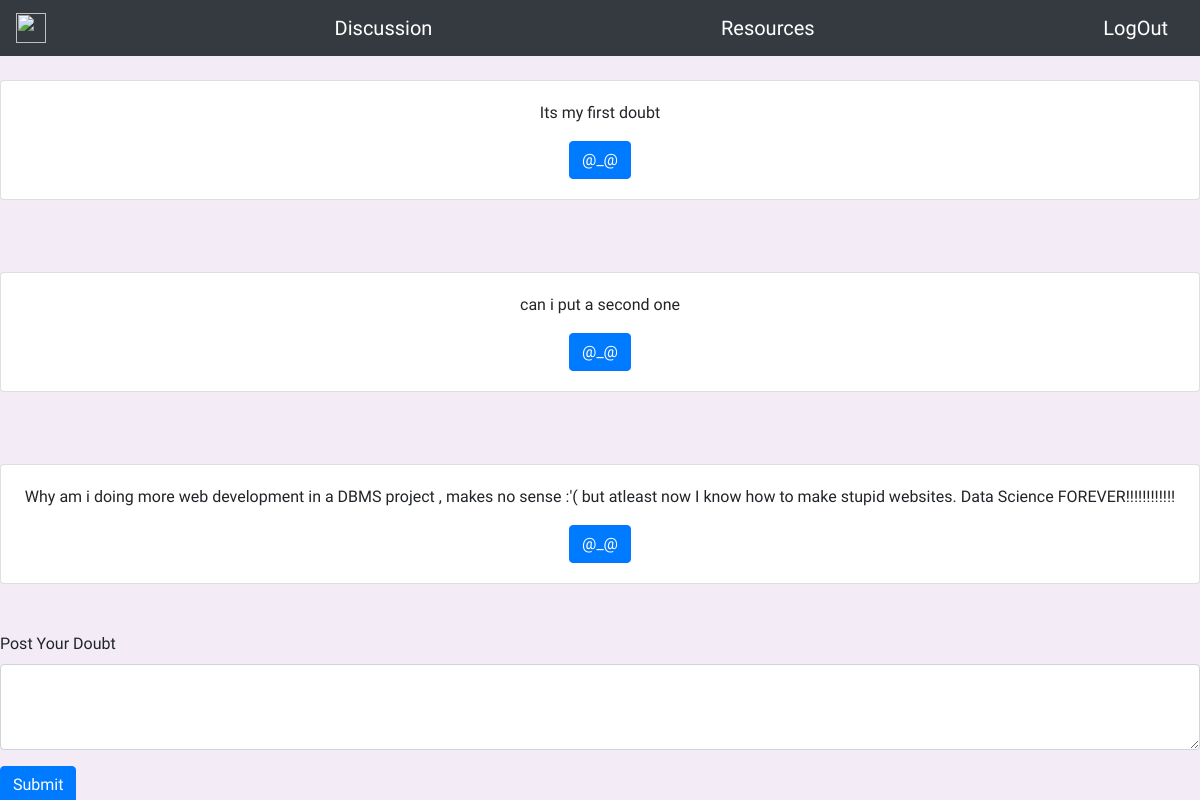
The app's page /doubts/DBMS (signed in), older data.
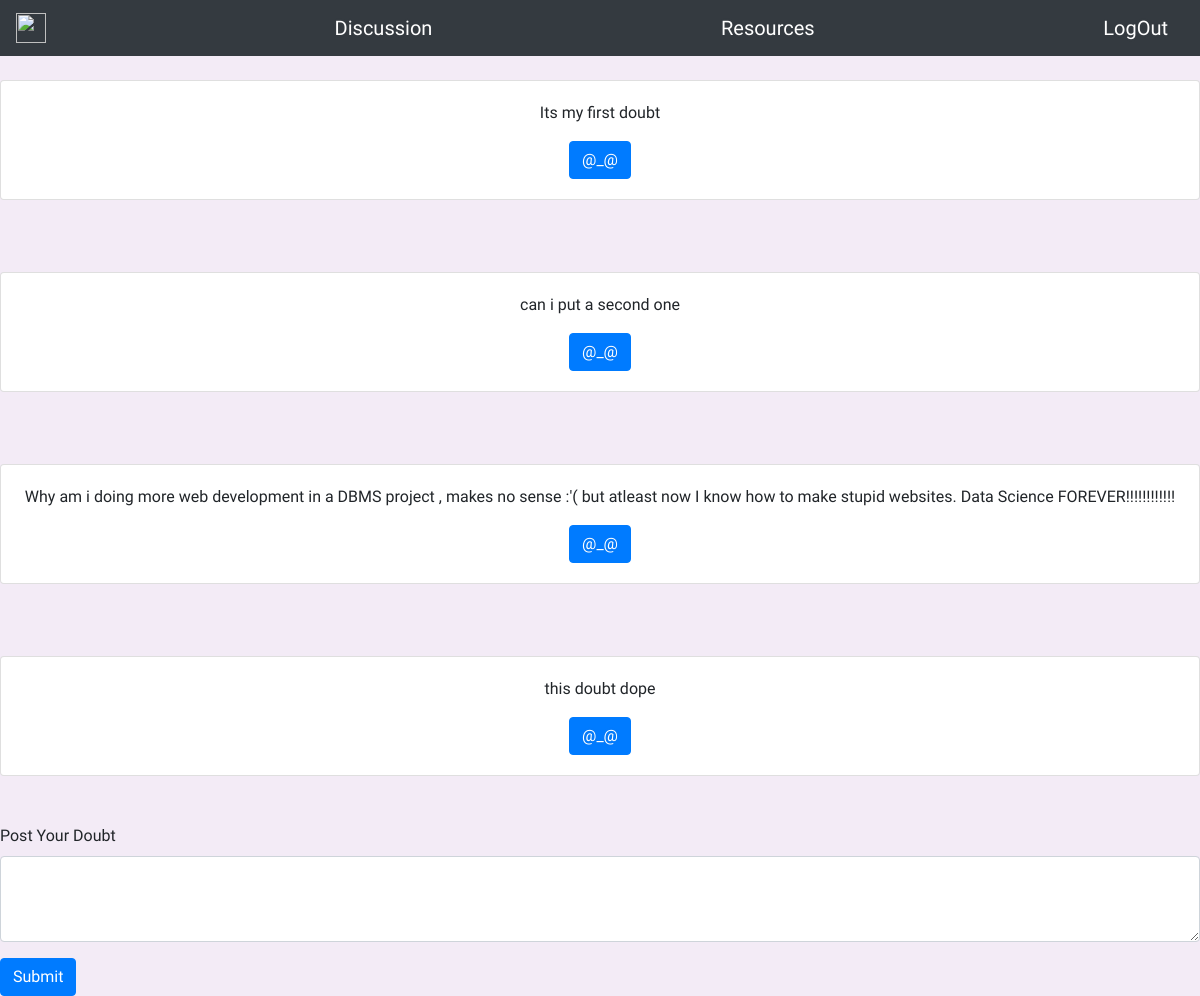
The same page, newer data.
### tables this page shows
CREATE TABLE discussion(
             
             doubt_id INTEGER PRIMARY KEY AUTOINCREMENT,
             doubt TEXT,
             asked_by TEXT,
             subject_id TEXT,
             time_posted timestamp,
             FOREIGN KEY(asked_by) REFERENCES student_details(username),
             FOREIGN KEY(subject_id) REFERENCES subjects(_id)
               
);

### runner.py (the view, shortened to what this page needs)
@app.route('/doubts')
@app.route('/doubts/<subject>',methods=['GET',"POST"])
@app.route('/doubts/<subject>/<int:doubt_id>',methods=['GET',"POST"])
def doubts(subject=None , doubt_id=None):
    user=session['username']
    courses_enrolled= dm.get_user_subjects(user,session['account_type'])
    doubts=None
    comments=None
    cur_doubt=None
    upvote_status=None
    comments_liked = None
    if request.method=='GET':
        if subject is not None:
            doubts= dm.get_questions(subject)
        return render_template('doubts.html',subject=subject,courses=courses_enrolled,doubts=doubts,doubt_id=doubt_id,account_type=session['account_type'],comments=comments,cur_doubt=cur_doubt,upvote_status=upvote_status,comments_liked=comments_liked)

### database_management.py (called while the page is built)
def get_user_subjects(name,account_type):
    cur=connection.cursor()
    if account_type=='student':
        cur.execute('SELECT _id FROM student_details JOIN subjects ON student_details.branch=subjects.branch AND student_details.semester = subjects.semester WHERE username=(?);',(name,))
        result=cur.fetchall()
    else:
        cur.execute('SELECt subject_id FROM teaches WHERE username=(?)',(name,))
        result=cur.fetchall()
    return result

def get_questions(sub):
    cur = connection.cursor()
    cur.execute("SELECT doubt_id , doubt FROM discussion WHERE subject_id=(?)",(sub,))
    result= cur.fetchall()
    return result

### templates/doubts.html (shortened to what this page needs)
{% extends "login_home.html" %}
    {% block content %}
        {% if subject  != None and doubt_id == None %}
            {% for doubt in doubts%}
            <center>
                <div class="card">
                    <div class="card-body">
                      <p class="card-text">{{doubt[1]}}</p>
                      <a href="{{ url_for('doubts',doubt_id = doubt[0], subject = subject) }}" class="btn btn-primary">@_@</a>
                    </div>
                  </div>
                </center>
            {% endfor %}
            {% if account_type=='student' %}
                <form action='#' method='POST'>
                <div class="form-group">
                    <label for="exampleFormControlTextarea1">Post Your Doubt</label>
                    <textarea class="form-control" id="exampleFormControlTextarea1" name='doubt' rows="3"></textarea>
                  </div>
                <button  class="btn btn-primary" type="submit">Submit</button>
                </form>
            {% endif %}
        {% endif %}
    {% endblock %}

Row changes from the older to the newer data that the page shows:
added discussion: doubt "this doubt dope"
